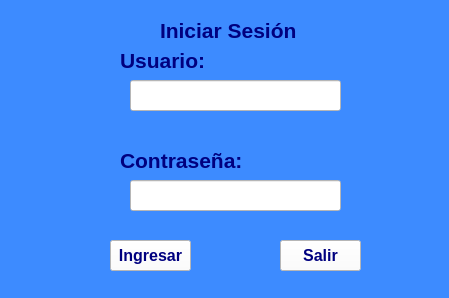
<?xml version="1.0" encoding="UTF-8"?>
<ui version="4.0">
 <class>InicioSesion</class>
 <widget class="QWidget" name="InicioSesion">
  <property name="geometry">
   <rect>
    <x>0</x>
    <y>0</y>
    <width>449</width>
    <height>298</height>
   </rect>
  </property>
  <property name="windowTitle">
   <string>Form</string>
  </property>
  <property name="styleSheet">
   <string notr="true">background-color: rgb(61, 139, 255);</string>
  </property>
  <widget class="QLabel" name="label">
   <property name="geometry">
    <rect>
     <x>160</x>
     <y>10</y>
     <width>151</width>
     <height>41</height>
    </rect>
   </property>
   <property name="font">
    <font>
     <pointsize>16</pointsize>
     <weight>75</weight>
     <bold>true</bold>
    </font>
   </property>
   <property name="styleSheet">
    <string notr="true">color: rgb(0, 0, 127);</string>
   </property>
   <property name="text">
    <string>Iniciar Sesión</string>
   </property>
  </widget>
  <widget class="QLabel" name="label_2">
   <property name="geometry">
    <rect>
     <x>120</x>
     <y>40</y>
     <width>151</width>
     <height>41</height>
    </rect>
   </property>
   <property name="font">
    <font>
     <pointsize>16</pointsize>
     <weight>75</weight>
     <bold>true</bold>
    </font>
   </property>
   <property name="styleSheet">
    <string notr="true">color: rgb(0, 0, 127);</string>
   </property>
   <property name="text">
    <string>Usuario:</string>
   </property>
  </widget>
  <widget class="QLabel" name="label_3">
   <property name="geometry">
    <rect>
     <x>120</x>
     <y>140</y>
     <width>151</width>
     <height>41</height>
    </rect>
   </property>
   <property name="font">
    <font>
     <pointsize>16</pointsize>
     <weight>75</weight>
     <bold>true</bold>
    </font>
   </property>
   <property name="styleSheet">
    <string notr="true">color: rgb(0, 0, 127);</string>
   </property>
   <property name="text">
    <string>Contraseña:</string>
   </property>
  </widget>
  <widget class="QLineEdit" name="txtUser">
   <property name="geometry">
    <rect>
     <x>130</x>
     <y>80</y>
     <width>211</width>
     <height>31</height>
    </rect>
   </property>
   <property name="font">
    <font>
     <pointsize>12</pointsize>
    </font>
   </property>
   <property name="styleSheet">
    <string notr="true">background-color: rgb(255, 255, 255);</string>
   </property>
  </widget>
  <widget class="QLineEdit" name="txtContra">
   <property name="geometry">
    <rect>
     <x>130</x>
     <y>180</y>
     <width>211</width>
     <height>31</height>
    </rect>
   </property>
   <property name="font">
    <font>
     <pointsize>12</pointsize>
    </font>
   </property>
   <property name="styleSheet">
    <string notr="true">background-color: rgb(255, 255, 255);</string>
   </property>
   <property name="echoMode">
    <enum>QLineEdit::Password</enum>
   </property>
  </widget>
  <widget class="QPushButton" name="btnIngresar">
   <property name="geometry">
    <rect>
     <x>110</x>
     <y>240</y>
     <width>81</width>
     <height>31</height>
    </rect>
   </property>
   <property name="font">
    <font>
     <pointsize>12</pointsize>
     <weight>75</weight>
     <bold>true</bold>
    </font>
   </property>
   <property name="styleSheet">
    <string notr="true">color: rgb(0, 0, 127);
background-color: rgb(255, 255, 255);</string>
   </property>
   <property name="text">
    <string>Ingresar</string>
   </property>
  </widget>
  <widget class="QPushButton" name="btnSalir">
   <property name="geometry">
    <rect>
     <x>280</x>
     <y>240</y>
     <width>81</width>
     <height>31</height>
    </rect>
   </property>
   <property name="font">
    <font>
     <pointsize>12</pointsize>
     <weight>75</weight>
     <bold>true</bold>
    </font>
   </property>
   <property name="styleSheet">
    <string notr="true">color: rgb(0, 0, 127);
background-color: rgb(255, 255, 255);</string>
   </property>
   <property name="text">
    <string>Salir</string>
   </property>
  </widget>
 </widget>
 <resources/>
 <connections/>
</ui>
